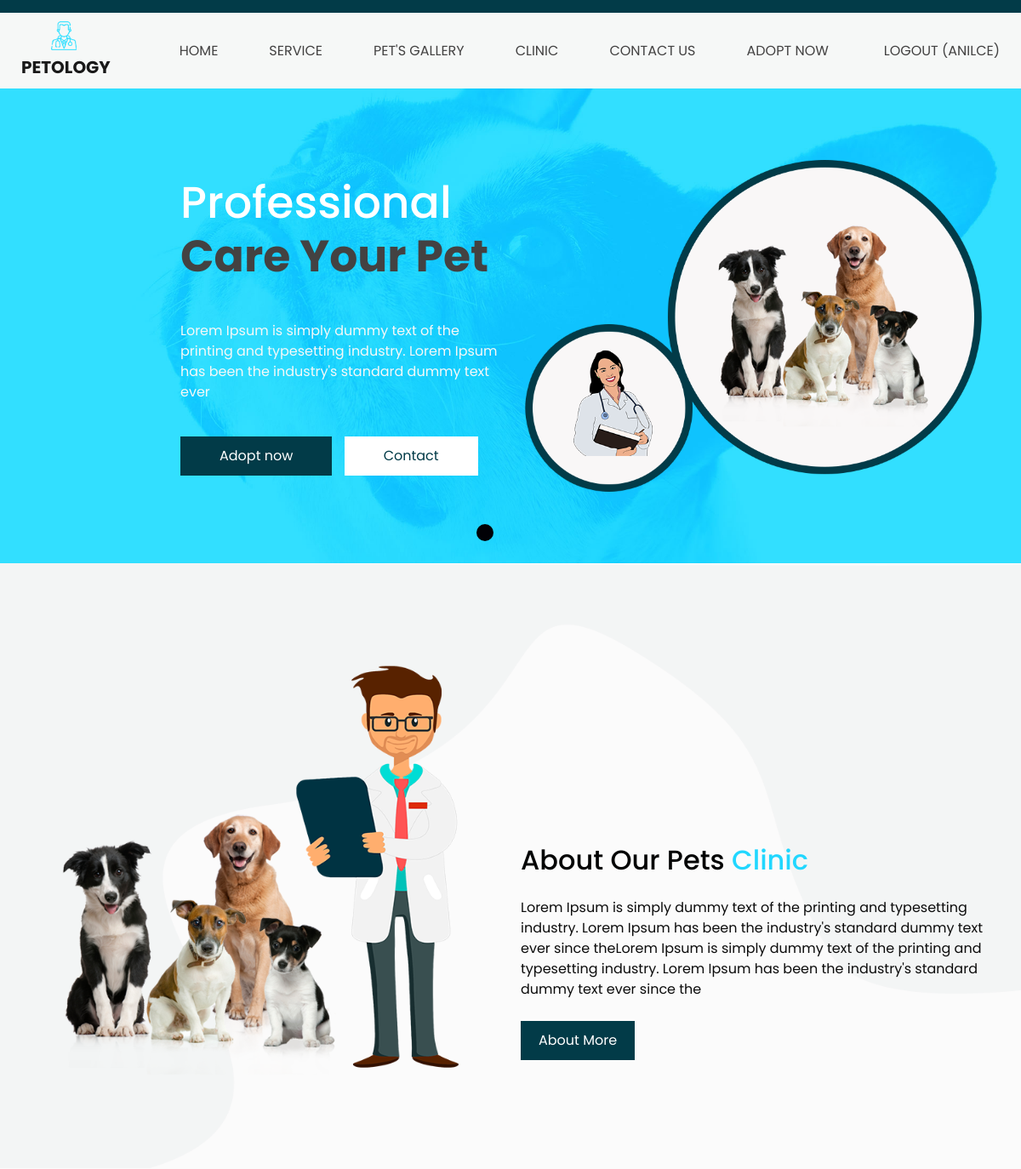
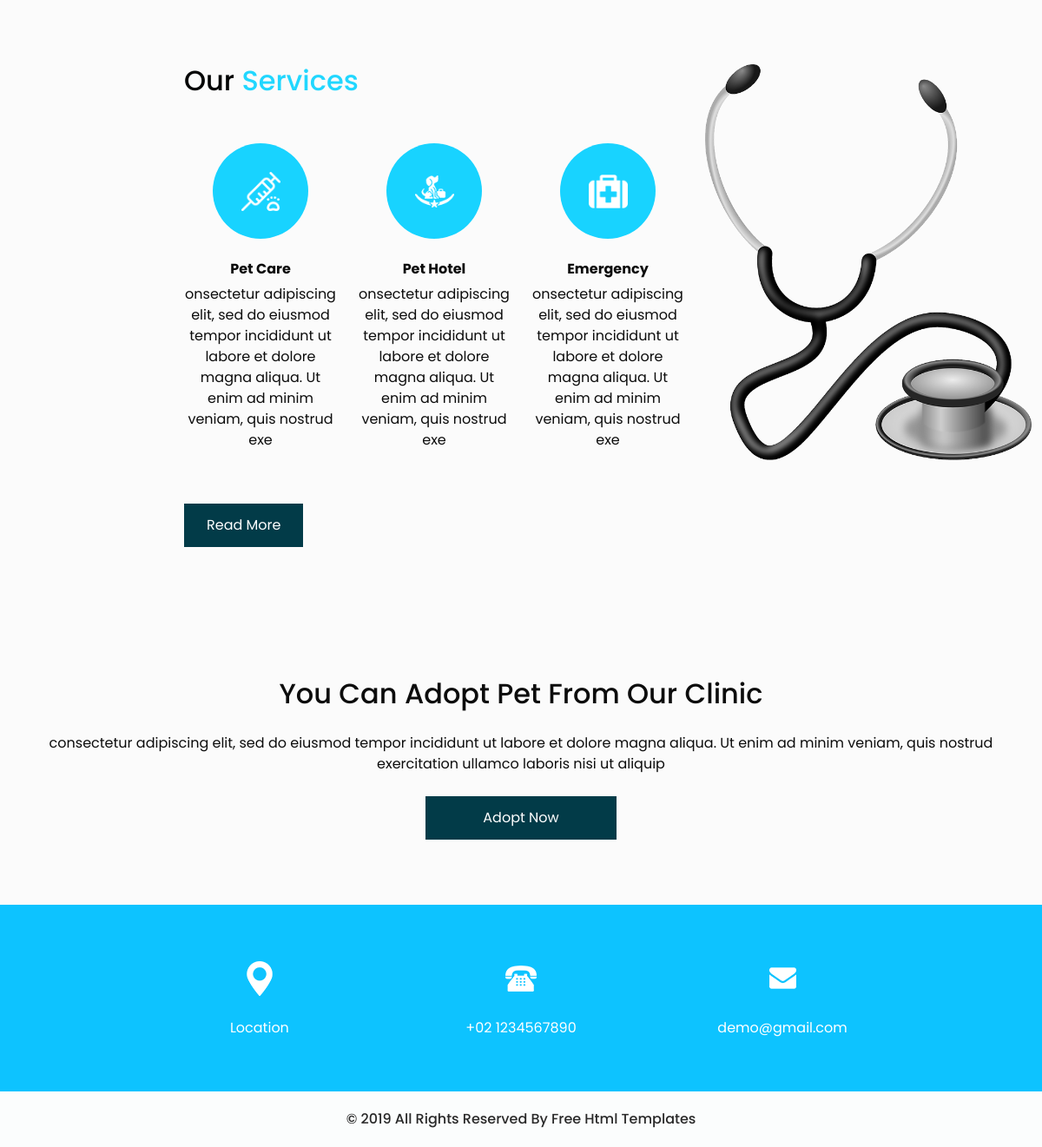
The app's page / (signed in) with its own data (2 pictures, top to bottom).
### myApp/models.py (models this page shows)
class OurServices(models.Model):
    serviceName= models.CharField(max_length=30)
    serviceDesc=models.CharField( max_length=200,null=True)
    serviceIcon=models.ImageField(upload_to='images/serviceimages',null=True)
    serviceSubHead=models.TextField(null=True)
    serviceDetails=models.TextField(null=True)
    serviceImage=models.ImageField(upload_to='images/serviceimages',null=True)

### myApp/views.py (the view)
# urls.py: 2. Add a URL to urlpatterns:  path('', views.home, name='home')
def home(request):
    services=OurServices.objects.all()
    slides=HomeSlide.objects.all()
    context={'services':services,'slides':slides}
    return render(request,'home.html',context)

### myApp/templates/home.html (shortened to what this page needs)
{% extends "base.html" %}
{%load static%}
{% block content %}
  <div class="carousel-inner">
    <section class=" slider_section position-relative">
      <div id="carouselExampleIndicators" class="carousel slide" data-ride="carousel">
        <ol class="carousel-indicators">
          <li data-target="#carouselExampleIndicators" data-slide-to="0" class="active"></li>
          <li data-target="#carouselExampleIndicators" data-slide-to="1"></li>
          <li data-target="#carouselExampleIndicators" data-slide-to="2"></li>
          <li data-target="#carouselExampleIndicators" data-slide-to="3"></li>
        </ol>
        <div class="carousel-inner">
          <div class="carousel-item active">
            <div class="container-fluid">
              <div class="row">
                <div class="col-md-4 offset-md-2">
                  <div class="slider_detail-box">
                    <h1>
                      Professional
                      <span>
                        Care Your Pet
                      </span>
                    </h1>
                    <p>
                      Lorem Ipsum is simply dummy text of the printing and
                      typesetting industry.
                      Lorem Ipsum has been the industry's standard dummy text ever
                    </p>
                    <div class="btn-box">
                      <a href="{% url 'buy'%}" class="btn-1">
                        Adopt now
                      </a>
                      <a href="{% url 'contact'%}" class="btn-2">
                        Contact
                      </a>
                    </div>
                  </div>
                </div>
                <div class="col-md-6">
                  <div class="slider_img-box">
                    <img src="{% static 'images/slider-img.png'%}" alt="">
                  </div>
                </div>
              </div>
            </div>
        </div>
      </div>
    </section>
  </div>
  <section class="about_section layout_padding">
    <div class="container">
      <div class="row">
        <div class="col-md-6">
          <div class="img-box">
            <img src="{% static 'images/about.png'%}" alt="">
          </div>
        </div>
        <div class="col-md-6">
          <div class="detail-box">
            <h2 class="custom_heading">
              About Our Pets
              <span>
                Clinic
              </span>
            </h2>
            <p>
              Lorem Ipsum is simply dummy text of the printing and typesetting industry. Lorem Ipsum has been the
              industry's standard dummy text ever since theLorem Ipsum is simply dummy text of the printing and
              typesetting industry. Lorem Ipsum has been the industry's standard dummy text ever since the
            </p>
            <div>
              <a href="{% url 'clinic'%}">
                About More
              </a>
            </div>
          </div>
        </div>
      </div>
    </div>
  </section>
<section class="service_section layout_padding">
  <div class="container-fluid">
    <div class="row">
      <div class="col-md-6 offset-md-2">
        <h2 class="custom_heading">
          Our <span>Services</span>
        </h2>
        <div class="container layout_padding2">
          <div class="row">
            {%for service in services%}
            <div class="col-md-4">
              <div class="img_box">
                <img src="{{service.serviceIcon.url}}" alt="">
              </div>
              <div class="detail_box">
                <h6>
                  {{service.serviceName}}
                </h6>
                <p>
                  {{service.serviceDesc}}
                </p>
              </div>
            </div>
            {% endfor %}
          </div>
        </div>
        <div>
          <a href="{% url 'service'%}">
            Read More
          </a>
        </div>
      </div>
      <div class="col-md-4">
        <img src="{% static 'images/tool.png'%}" alt="" class="w-100">
      </div>
    </div>
  </div>
</section>
  <section class="buy_section layout_padding">
    <div class="container">
      <h2>
        You Can Adopt Pet From Our Clinic
      </h2>
      <p>
        consectetur adipiscing elit, sed do eiusmod tempor incididunt ut labore et dolore magna aliqua. Ut enim ad minim
        veniam, quis nostrud exercitation ullamco laboris nisi ut aliquip
      </p>
      <div class="d-flex justify-content-center">
        <a href="{% url 'buy'%}">
          Adopt Now
        </a>
      </div>
    </div>
  </section>
  {% endblock %}

### myApp/templates/partials/header.html (shortened to what this page needs)
{%load static%}
{%block content%}
<header class="header_section">
    <div class="container-fluid">
      <nav class="navbar navbar-expand-lg custom_nav-container ">
        <a class="navbar-brand" href="{% url 'home' %}">
          <img src="{% static 'images/logo.png' %}" alt="">
          <span>
            Petology
          </span>
        </a>
        <div class="collapse navbar-collapse" id="navbarSupportedContent">
          <div class="d-flex mx-auto flex-column flex-lg-row align-items-center">
            <ul class="navbar-nav  ">
              <li class="nav-item active">
                <a class="nav-link" href="{% url 'home' %}">Home</a>
              </li>
              <li class="nav-item">
                <a class="nav-link" href="{% url 'service' %}">service </a>
              </li>
              <li class="nav-item">
                <a class="nav-link" href="{% url 'gallery' %}">Pet's gallery </a>
              </li>
              <li class="nav-item">
                <a class="nav-link" href="{% url 'clinic' %}"> clinic</a>
              </li>
              <li class="nav-item">
                <a class="nav-link" href="{% url 'contact' %}">Contact us</a>
              </li>
              <li class="nav-item">
                <a class="nav-link" href="{% url 'buy' %}"> Adopt now </a>
              </li>
            </ul>
          </div>
          <div class="quote_btn-container  d-flex justify-content-center">
            {% if user.is_authenticated %}
            <a class="nav-link" href="{% url 'logoutaccount'%}"> Logout ({{ user.username }}) </a>
            {% endif %}
            </div>
        </div>
      </nav>
    </div>
  </header>
  {%endblock%}

### myApp/static/css/style.css (style rules this page uses)
body { font-family: "Poppins", sans-serif; color: #0c0c0c; background-color: #ffffff; }
.layout_padding { padding: 75px 0; }
.layout_padding2 { padding: 45px 0; }
.custom_heading { color: #030404; }
.custom_heading span { color: #21d7ff; }
.header_section { background-color: #f6f8f7; padding-top: 15px; }
.header_section .container-fluid { padding-right: 25px; padding-left: 25px; }
.header_section .quote_btn-container a { color: #434242; text-transform: uppercase; }
.custom_nav-container.navbar-expand-lg .navbar-nav .nav-link { padding: 10px 30px; color: #434242; text-align: center; text-transform: uppercase; }
a, a:hover, a:focus { text-decoration: none; }
.navbar-brand, .navbar-brand:hover { text-transform: uppercase; font-weight: bold; font-size: 24px; color: #fafcfd; }
.navbar-brand { display: -webkit-box; display: -ms-flexbox; display: flex; -webkit-box-align: center; -ms-flex-align: center; align-items: center; -webkit-box-orient: vertical; -webkit-box-direction: normal; -ms-flex-direction: column; flex-direction: column; }
.navbar-brand img { width: 30px; margin-right: 5px; }
.navbar-brand span { font-size: 20px; font-weight: 700; color: #191919; margin-top: 5px; }
.custom_nav-container { z-index: 99999; padding: 5px 0; }
.slider_section { background-image: url(../images/hero.jpg); padding: 6% 0; background-size: cover; background-repeat: no-repeat; }
.slider_section .row { -webkit-box-align: center; -ms-flex-align: center; align-items: center; }
.slider_detail-box h1 { color: #ffffff; font-size: 52px; }
.slider_detail-box h1 span { display: inline-block; color: #434242; font-weight: bold; }
.slider_detail-box p { color: #f6f8f7; margin-top: 45px; margin-bottom: 40px; }
.slider_detail-box .btn-box .btn-1 { display: inline-block; padding: 10px 45px; background-color: #023b48; border: 1px solid #023b48; color: #ffffff; margin-right: 10px; }
.slider_detail-box .btn-box .btn-2 { display: inline-block; padding: 10px 45px; background-color: #ffffff; border: 1px solid #ffffff; color: #023b48; }
.slider_img-box { margin-right: 5%; }
.slider_img-box img { width: 100%; }
.carousel-indicators { bottom: -15%; }
.carousel-indicators li { width: 20px; height: 20px; border-radius: 100%; opacity: 1; }
.carousel-indicators .active { background-color: #010106; }
.about_section { background-image: url(../images/about-bg.png); background-size: cover; }
.about_section .row { -webkit-box-align: baseline; -ms-flex-align: baseline; align-items: baseline; }
.about_section .img-box img { width: 100%; }
.about_section .detail-box p { margin: 25px 0; }
.about_section .detail-box a { display: inline-block; padding: 10px 20px; background-color: #023b48; border: 1px solid #023b48; color: #ffffff; }
.service_section .row .col-md-4 { display: -webkit-box; display: -ms-flexbox; display: flex; -webkit-box-orient: vertical; -webkit-box-direction: normal; -ms-flex-direction: column; flex-direction: column; -webkit-box-align: center; -ms-flex-align: center; align-items: center; text-align: center; }
.service_section .img_box { width: 110px; height: 110px; border-radius: 100%; background-color: #18d3ff; display: -webkit-box; display: -ms-flexbox; display: flex; -webkit-box-pack: center; -ms-flex-pack: center; justify-content: center; -webkit-box-align: center; -ms-flex-align: center; align-items: center; }
.service_section .img_box img { width: 45px; }
.service_section .detail_box { margin-top: 25px; }
.service_section .detail_box h6 { font-weight: bold; }
.service_section a { display: inline-block; padding: 12px 25px; background-color: #023b48; border: 1px solid #023b48; color: #ffffff; }
.buy_section { text-align: center; }
.buy_section p { margin: 25px 0; }
.buy_section a { display: inline-block; padding: 12px 65px; background-color: #023b48; border: 1px solid #023b48; color: #ffffff; }
body { background-color: #fbfbfb; }

### myApp/static/css/responsive.css (style rules this page uses)
@media (min-width: 1200px) { .container { max-width: 1170px; } }

### records on screen
OurServices: serviceIcon (picture), serviceName "Pet Care", serviceDesc "onsectetur adipiscing elit, sed do eiusmod tempor incididunt ut labore et dolore magna aliqua. Ut enim ad minim veniam, quis nostrud exe"
OurServices: serviceIcon (picture), serviceName "Pet Hotel", serviceDesc "onsectetur adipiscing elit, sed do eiusmod tempor incididunt ut labore et dolore magna aliqua. Ut enim ad minim veniam, quis nostrud exe"
OurServices: serviceIcon (picture), serviceName "Emergency", serviceDesc "onsectetur adipiscing elit, sed do eiusmod tempor incididunt ut labore et dolore magna aliqua. Ut enim ad minim veniam, quis nostrud exe"

### other values on screen
{{ user.username }} "ANILCE"
